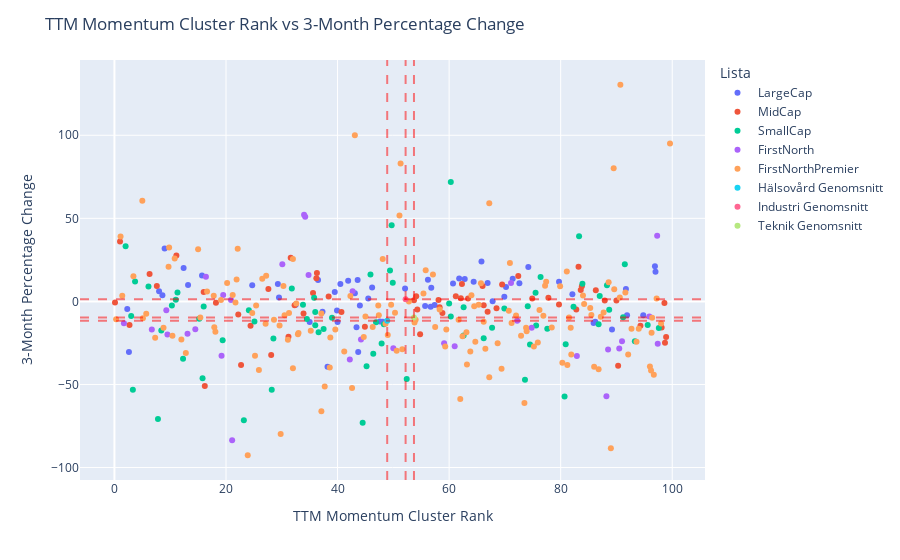

Notebook code cell kept with this figure:
### Code cell
# scatter plot

import plotly.express as px
#import plotly.graph_objects as go

fig = px.scatter(df_scatter_to_use, 
                 x='ttm_momentum_clusterRank', 
                 y='pct_ch_3_m', 
                 #color=df_scatter_to_use['is_sektor'].map({True: 'Sector Average', False: 'Individual Stock'}),
                 color=df_scatter_to_use['Lista'],   
                 hover_data=['Sektor'],
                 hover_name=df_scatter_to_use.index)

# Add vertical and horizontal lines for sector averages
sector_data = df_scatter_to_use[df_scatter_to_use['is_sektor']]
for idx, row in sector_data.iterrows():
    x_val = row['ttm_momentum_clusterRank']
    y_val = row['pct_ch_3_m']
    
    # Vertical line
    fig.add_vline(x=x_val, line_dash="dash", line_color="red", opacity=0.5)
    # Horizontal line
    fig.add_hline(y=y_val, line_dash="dash", line_color="red", opacity=0.5)

fig.update_layout(title='TTM Momentum Cluster Rank vs 3-Month Percentage Change',
                  xaxis_title='TTM Momentum Cluster Rank',
                  yaxis_title='3-Month Percentage Change')
fig.show()

### Figure 1 — Plotly figure (JSON) as saved in the notebook; plotly's stock layout.template omitted (floating-point values rounded to 4 significant figures; data arrays with more than 128 entries replaced by an {"elided": "..."} marker saying what was removed)
{"data": [{"customdata": [["Hälsovård"], ["Hälsovård"], ["Hälsovård"], ["Hälsovård"], ["Hälsovård"], ["Hälsovård"], ["Hälsovård"], ["Hälsovård"], ["Hälsovård"], ["Hälsovård"], ["Hälsovård"], ["Hälsovård"], ["Industri"], ["Industri"], ["Industri"], ["Industri"], ["Industri"], ["Industri"], ["Industri"], ["Industri"], ["Industri"], ["Industri"], ["Industri"], ["Industri"], ["Industri"], ["Industri"], ["Industri"], ["Industri"], ["Industri"], ["Industri"], ["Industri"], ["Industri"], ["Industri"], ["Industri"], ["Industri"], ["Industri"], ["Industri"], ["Industri"], ["Industri"], ["Industri"], ["Industri"], ["Industri"], ["Industri"], ["Industri"], ["Industri"], ["Industri"], ["Industri"], ["Teknik"], ["Teknik"], ["Teknik"], ["Teknik"], ["Teknik"], ["Teknik"], ["Teknik"], ["Teknik"], ["Teknik"], ["Teknik"], ["Teknik"]], "hovertemplate": "<b>%{hovertext}</b><br><br>Lista=LargeCap<br>ttm_momentum_clusterRank=%{x}<br>pct_ch_3_m=%{y}<br>Sektor=%{customdata[0]}<extra></extra>", "hovertext": ["ALIF-B", "AZN", "BIOA-B", "BONEX", "CAMX", "EKTA-B", "GETI-B", "MCOV-B", "SECT-B", "SOBI", "VIMIAN", "VITR", "ABB", "ADDT-B", "AFRY", "ALFA", "ASSA-B", "ATCO-A", "ATCO-B", "BEIJ-B", "BRAV", "EPRO-B", "ENGCON-B", "EPI-A", "EPI-B", "INDT", "LIFCO-B", "LIAB", "LOOMIS", "MTRS", "NCC-A", "NCC-B", "NIBE-B", "NOLA-B", "OEM-B", "PEAB-B", "SAAB-B", "SAND", "SECU-B", "SKA-B", "SWEC-A", "SWEC-B", "SYSR", "8TRA", "TREL-B", "VOLV-A", "VOLV-B", "ANOD-B", "BETCO", "HEXA-B", "LAGR-B", "MYCR", "NCAB", "SINCH", "TIETOS", "TRUE-B", "VIT-B", "YUBICO"], "legendgroup": "LargeCap", "marker": {"color": "#636efa", "symbol": "circle"}, "mode": "markers", "name": "LargeCap", "orientation": "v", "showlegend": true, "type": "scatter", "x": [65.8, 13.2, 9.0, 2.6, 2.3, 8.0, 15.7, 55.7, 40.0, 12.4, 37.3, 56.8, 79.7, 44.0, 64.4, 46.2, 29.3, 62.8, 56.2, 48.1, 86.2, 45.5, 67.8, 43.1, 39.5, 24.7, 91.7, 72.6, 56.7, 96.9, 43.6, 41.9, 43.4, 40.5, 71.4, 82.1, 32.5, 74.2, 39.9, 36.5, 66.9, 60.7, 89.2, 47.6, 61.8, 91.9, 94.8, 57.4, 85.9, 52.1, 69.9, 8.6, 70.2, 29.5, 97.0, 38.2, 35.0, 43.7], "xaxis": "x", "y": [24.05, 9.915, 31.81, -30.53, -4.5, 6.092, 15.58, -2.799, -12.47, 20.15, -6.165, 8.278, 11.76, -2.397, 11.8, 8.43, 10.45, 13.55, 13.08, -12.19, -12.32, 1.711, 0.04649, 4.857, 5.701, 9.796, 7.457, 10.95, -3.288, 21.1, 12.89, 12.47, -15.61, 10.52, 13.57, 4.327, -1.97, 20.69, -5.453, 12.82, 11.15, 10.71, -16.84, -12.08, 13.77, -8.345, -8.313, -2.143, -13.0, 7.746, 2.724, 3.758, 8.655, 2.319, 17.85, -39.34, -12.42, -30.5], "yaxis": "y"}, {"customdata": [["Hälsovård"], ["Hälsovård"], ["Hälsovård"], ["Hälsovård"], ["Hälsovård"], ["Hälsovård"], ["Hälsovård"], ["Hälsovård"], ["Hälsovård"], ["Hälsovård"], ["Hälsovård"], ["Hälsovård"], ["Hälsovård"], ["Hälsovård"], ["Hälsovård"], ["Industri"], ["Industri"], ["Industri"], ["Industri"], ["Industri"], ["Industri"], ["Industri"], ["Industri"], ["Industri"], ["Industri"], ["Industri"], ["Industri"], ["Industri"], ["Industri"], ["Industri"], ["Industri"], ["Industri"], ["Industri"], ["Industri"], ["Industri"], ["Industri"], ["Industri"], ["Industri"], ["Industri"], ["Industri"], ["Industri"], ["Industri"], ["Industri"], ["Industri"], ["Industri"], ["Industri"], ["Industri"], ["Industri"], ["Teknik"], ["Teknik"], ["Teknik"], ["Teknik"], ["Teknik"], ["Teknik"], ["Teknik"], ["Teknik"], ["Teknik"]], "hovertemplate": "<b>%{hovertext}</b><br><br>Lista=MidCap<br>ttm_momentum_clusterRank=%{x}<br>pct_ch_3_m=%{y}<br>Sektor=%{customdata[0]}<extra></extra>", "hovertext": ["AMBEA", "ARJO-B", "ATT", "BACTI-B", "BICO", "BIOG-B", "BINV", "CEVI", "CINPHA", "HNSA", "HUM", "MCAP", "RAY-B", "SEDANA", "XVIVO", "ALIG", "AQ", "BERG-B", "BTS-B", "BUFAB", "AJA-B", "CCC", "COOR", "CTT", "ELAN-B", "EPEN", "EWRK", "FAG", "FG", "FMM-B", "GREEN", "HANZA", "INSTAL", "IVSO", "INWI", "ITAB", "KAR", "MILDEF", "MMGR-B", "NMAN", "NOTE", "PCELL", "REJL-B", "SDIP-B", "SDIP-PREF", "VOLO", "VOLO-PREF", "XANO-B", "CINT", "DUST", "DYVOX", "ENEA", "IAR-B", "KNOW", "LIME", "PRIC-B", "PACT"], "legendgroup": "MidCap", "marker": {"color": "#EF553B", "symbol": "circle"}, "mode": "markers", "name": "MidCap", "orientation": "v", "showlegend": true, "type": "scatter", "x": [83.8, 58.8, 36.3, 22.7, 90.3, 83.6, 2.7, 66.0, 33.9, 0.1, 11.1, 66.9, 98.7, 28.1, 98.6, 44.9, 62.1, 35.6, 77.8, 69.5, 7.6, 98.1, 54.1, 94.3, 36.2, 27.6, 24.4, 72.4, 38.4, 74.9, 31.2, 6.3, 22.2, 82.8, 54.8, 83.2, 40.7, 54.3, 86.3, 58.3, 58.1, 1.0, 61.2, 79.7, 66.2, 63.4, 53.7, 18.2, 16.2, 31.6, 98.9, 68.5, 87.9, 16.0, 32.3, 90.0, 62.3], "xaxis": "x", "y": [9.068, -7.029, 17.08, -38.33, -38.79, 6.849, -14.25, 9.341, -7.273, -0.5921, 27.68, -6.278, -24.96, -32.25, -0.8905, -15.19, 1.907, 5.065, 2.186, 10.22, 9.2, -15.73, 3.043, -14.68, 13.91, 7.427, -14.63, 15.22, 2.946, 1.701, -21.22, 16.42, -7.925, -4.821, -19.85, 20.84, -6.397, -4.808, 6.641, -3.452, 0.8043, 35.99, 3.125, -1.931, -2.33, 1.689, 0.6211, -0.7812, -50.97, 26.25, -21.44, -4.122, 0.5637, 5.719, -2.276, 0.5476, 10.49], "yaxis": "y"}, {"customdata": [["Hälsovård"], ["Hälsovård"], ["Hälsovård"], ["Hälsovård"], ["Hälsovård"], ["Hälsovård"], ["Hälsovård"], ["Hälsovård"], ["Hälsovård"], ["Hälsovård"], ["Hälsovård"], ["Hälsovård"], ["Hälsovård"], ["Hälsovård"], ["Hälsovård"], ["Hälsovård"], ["Hälsovård"], ["Hälsovård"], ["Hälsovård"], ["Hälsovård"], ["Hälsovård"], ["Hälsovård"], ["Hälsovård"], ["Hälsovård"], ["Hälsovård"], ["Hälsovård"], ["Hälsovård"], ["Hälsovård"], ["Hälsovård"], ["Hälsovård"], ["Industri"], ["Industri"], ["Industri"], ["Industri"], ["Industri"], ["Industri"], ["Industri"], ["Industri"], ["Industri"], ["Industri"], ["Industri"], ["Industri"], ["Industri"], ["Industri"], ["Industri"], ["Industri"], ["Industri"], ["Industri"], ["Industri"], ["Industri"], ["Industri"], ["Industri"], ["Industri"], ["Industri"], ["Teknik"], ["Teknik"], ["Teknik"], ["Teknik"], ["Teknik"], ["Teknik"], ["Teknik"], ["Teknik"], ["Teknik"], ["Teknik"], ["Teknik"], ["Teknik"], ["Teknik"], ["Teknik"], ["Teknik"], ["Teknik"]], "hovertemplate": "<b>%{hovertext}</b><br><br>Lista=SmallCap<br>ttm_momentum_clusterRank=%{x}<br>pct_ch_3_m=%{y}<br>Sektor=%{customdata[0]}<extra></extra>", "hovertext": ["ACTI", "ATORX", "ACE", "BOUL", "CRAD-B", "CANTA", "CARA", "DEDI", "EGTX", "EPIS-B", "EQL", "IMMNOV", "IBT-B", "IRLAB-A", "ISOFOL", "KDEV", "MVIR", "IMMU", "MOB", "NICA", "ONCO", "ORX", "QLINEA", "SANION", "SEZI", "SYNACT", "VICO", "VIVE", "XBRANE", "XSPRAY", "ARPL", "BALCO", "BERNER-B", "BONG", "CNCJO-B", "ELTEL", "FNM", "HAKI-A", "HAKI-B", "IS", "INFREA", "INISS-B", "KARNEL-B", "MEAB-B", "NETEL", "NGS", "PION-B", "RAIL", "SINT", "SVIK", "SVED-B", "TRANS", "WISE", "WBGR-B", "ANOT", "B3", "FING-B", "FPIP", "GARO", "MSAB-B", "SAFETY-B", "NTEK-B", "PREC", "PREV-B", "SGG", "SIVE", "SLEEP", "SOF-B", "TOBII", "TRAD"], "legendgroup": "SmallCap", "marker": {"color": "#00cc96", "symbol": "circle"}, "mode": "markers", "name": "SmallCap", "orientation": "v", "showlegend": true, "type": "scatter", "x": [80.7, 7.8, 12.3, 88.7, 60.0, 83.9, 36.0, 82.3, 88.3, 66.2, 45.2, 73.6, 49.4, 74.5, 62.6, 77.6, 44.5, 34.5, 48.3, 75.6, 76.4, 83.3, 3.3, 60.3, 3.0, 45.9, 35.8, 39.0, 23.2, 52.4, 3.7, 93.3, 33.8, 62.6, 2.0, 86.8, 10.3, 16.0, 15.2, 80.9, 36.6, 49.9, 24.1, 46.4, 28.2, 2.8, 11.0, 75.5, 69.9, 49.7, 31.8, 47.9, 67.7, 97.6, 95.6, 37.5, 19.4, 36.0, 8.4, 91.5, 25.1, 91.2, 60.3, 87.0, 46.9, 11.3, 28.5, 74.1, 15.8, 6.1], "xaxis": "x", "y": [-57.19, -70.76, -34.51, -5.0, -1.316, 10.68, -6.355, -3.185, 9.756, -22.17, -38.96, -47.19, 18.62, -25.93, -20.46, -16.41, -72.97, -10.52, -13.71, -14.58, 14.7, 39.21, -53.2, 71.83, -8.754, 16.24, 2.182, -9.899, -71.57, -46.7, 11.94, -23.99, -2.078, -3.448, 33.26, -13.73, -2.533, -3.125, -10.46, -25.79, -18.5, 11.29, -5.286, -31.51, -53.23, NaN, 1.042, 5.202, -4.348, 45.82, 7.836, -25.35, -15.89, -16.0, -14.14, -16.6, -23.43, -14.43, -17.49, 22.38, -12.04, -9.515, -9.045, 3.265, -12.61, 5.423, -22.35, -2.966, -46.25, 9.016], "yaxis": "y"}, {"customdata": [["Hälsovård"], ["Hälsovård"], ["Hälsovård"], ["Hälsovård"], ["Hälsovård"], ["Hälsovård"], ["Hälsovård"], ["Hälsovård"], ["Hälsovård"], ["Hälsovård"], ["Hälsovård"], ["Industri"], ["Industri"], ["Industri"], ["Industri"], ["Industri"], ["Industri"], ["Teknik"], ["Teknik"], ["Teknik"], ["Teknik"], ["Teknik"], ["Teknik"], ["Teknik"], ["Teknik"], ["Teknik"], ["Teknik"], ["Teknik"], ["Teknik"], ["Teknik"], ["Teknik"], ["Teknik"]], "hovertemplate": "<b>%{hovertext}</b><br><br>Lista=FirstNorth<br>ttm_momentum_clusterRank=%{x}<br>pct_ch_3_m=%{y}<br>Sektor=%{customdata[0]}<extra></extra>", "hovertext": ["ACARIX", "ADDV-A", "ADDV-B", "ALZCUR", "BIOVIC-B", "DVYSR", "KAN", "NANOFS", "PTRK", "SPEC", "SPRINT", "BYGGP", "NYAB", "QAIR", "SALT-B", "TAGM-B", "TSEC", "4C", "ACAST", "ADVE", "AVEN", "BRIGHT", "CAG", "CX", "DEVP-B", "DIST", "FRACTL", "FREJA", "MNTC", "ONEF", "PRCO-B", "TERRNT-B"], "legendgroup": "FirstNorth", "marker": {"color": "#ab63fa", "symbol": "circle"}, "mode": "markers", "name": "FirstNorth", "orientation": "v", "showlegend": true, "type": "scatter", "x": [90.5, 50.0, 61.0, 82.9, 59.1, 1.7, 21.1, 71.1, 6.7, 34.8, 30.1, 34.2, 9.3, 16.4, 9.5, 19.5, 91.0, 14.5, 97.3, 19.2, 74.8, 44.2, 20.9, 95.9, 97.4, 88.2, 42.2, 34.0, 88.5, 42.7, 72.2, 13.1], "xaxis": "x", "y": [-28.3, -28.28, -27.07, -32.93, -25.15, -13.13, -83.59, 11.05, -16.99, 15.91, 22.38, 50.97, -5.378, 14.79, -19.86, 3.835, -24.03, -16.81, 39.55, -32.73, -15.9, -22.87, 0.8929, -9.067, -25.53, -57.12, -34.94, 52.23, -28.91, 6.107, -11.67, -19.44], "yaxis": "y"}, {"customdata": {"elided": "148x1 str values"}, "hovertemplate": "<b>%{hovertext}</b><br><br>Lista=FirstNorthPremier<br>ttm_momentum_clusterRank=%{x}<br>pct_ch_3_m=%{y}<br>Sektor=%{customdata[0]}<extra></extra>", "hovertext": {"elided": "148 str values"}, "legendgroup": "FirstNorthPremier", "marker": {"color": "#FFA15A", "symbol": "circle"}, "mode": "markers", "name": "FirstNorthPremier", "orientation": "v", "showlegend": true, "type": "scatter", "x": {"elided": "148 float values"}, "xaxis": "x", "y": {"elided": "148 float values"}, "yaxis": "y"}, {"customdata": [["Hälsovård"]], "hovertemplate": "<b>%{hovertext}</b><br><br>Lista=Hälsovård Genomsnitt<br>ttm_momentum_clusterRank=%{x}<br>pct_ch_3_m=%{y}<br>Sektor=%{customdata[0]}<extra></extra>", "hovertext": ["Hälsovård"], "legendgroup": "Hälsovård Genomsnitt", "marker": {"color": "#19d3f3", "symbol": "circle"}, "mode": "markers", "name": "Hälsovård Genomsnitt", "orientation": "v", "showlegend": true, "type": "scatter", "x": [48.9], "xaxis": "x", "y": [-11.62], "yaxis": "y"}, {"customdata": [["Industri"]], "hovertemplate": "<b>%{hovertext}</b><br><br>Lista=Industri Genomsnitt<br>ttm_momentum_clusterRank=%{x}<br>pct_ch_3_m=%{y}<br>Sektor=%{customdata[0]}<extra></extra>", "hovertext": ["Industri"], "legendgroup": "Industri Genomsnitt", "marker": {"color": "#FF6692", "symbol": "circle"}, "mode": "markers", "name": "Industri Genomsnitt", "orientation": "v", "showlegend": true, "type": "scatter", "x": [52.2], "xaxis": "x", "y": [1.298], "yaxis": "y"}, {"customdata": [["Teknik"]], "hovertemplate": "<b>%{hovertext}</b><br><br>Lista=Teknik Genomsnitt<br>ttm_momentum_clusterRank=%{x}<br>pct_ch_3_m=%{y}<br>Sektor=%{customdata[0]}<extra></extra>", "hovertext": ["Teknik"], "legendgroup": "Teknik Genomsnitt", "marker": {"color": "#B6E880", "symbol": "circle"}, "mode": "markers", "name": "Teknik Genomsnitt", "orientation": "v", "showlegend": true, "type": "scatter", "x": [53.7], "xaxis": "x", "y": [-9.671], "yaxis": "y"}], "layout": {"legend": {"title": {"text": "Lista"}, "tracegroupgap": 0}, "margin": {"t": 60}, "shapes": [{"line": {"color": "red", "dash": "dash"}, "opacity": 0.5, "type": "line", "x0": 48.9, "x1": 48.9, "xref": "x", "y0": 0, "y1": 1, "yref": "y domain"}, {"line": {"color": "red", "dash": "dash"}, "opacity": 0.5, "type": "line", "x0": 0, "x1": 1, "xref": "x domain", "y0": -11.62, "y1": -11.62, "yref": "y"}, {"line": {"color": "red", "dash": "dash"}, "opacity": 0.5, "type": "line", "x0": 52.2, "x1": 52.2, "xref": "x", "y0": 0, "y1": 1, "yref": "y domain"}, {"line": {"color": "red", "dash": "dash"}, "opacity": 0.5, "type": "line", "x0": 0, "x1": 1, "xref": "x domain", "y0": 1.298, "y1": 1.298, "yref": "y"}, {"line": {"color": "red", "dash": "dash"}, "opacity": 0.5, "type": "line", "x0": 53.7, "x1": 53.7, "xref": "x", "y0": 0, "y1": 1, "yref": "y domain"}, {"line": {"color": "red", "dash": "dash"}, "opacity": 0.5, "type": "line", "x0": 0, "x1": 1, "xref": "x domain", "y0": -9.671, "y1": -9.671, "yref": "y"}], "title": {"text": "TTM Momentum Cluster Rank vs 3-Month Percentage Change"}, "xaxis": {"anchor": "y", "domain": [0, 1], "title": {"text": "TTM Momentum Cluster Rank"}}, "yaxis": {"anchor": "x", "domain": [0, 1], "title": {"text": "3-Month Percentage Change"}}}}
